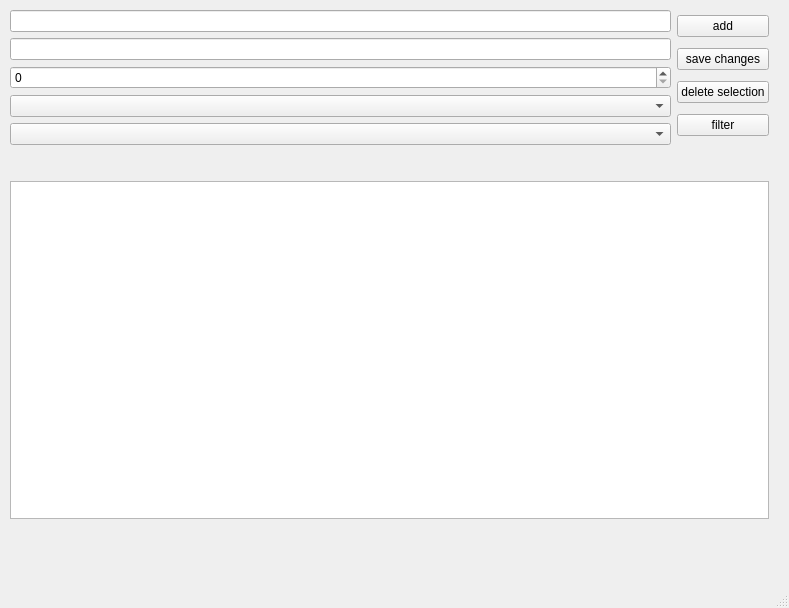
<?xml version="1.0" encoding="UTF-8"?>
<ui version="4.0">
 <class>MainWindow</class>
 <widget class="QMainWindow" name="MainWindow">
  <property name="geometry">
   <rect>
    <x>0</x>
    <y>0</y>
    <width>789</width>
    <height>608</height>
   </rect>
  </property>
  <property name="windowTitle">
   <string>MainWindow</string>
  </property>
  <widget class="QWidget" name="centralwidget">
   <widget class="QWidget" name="gridLayoutWidget">
    <property name="geometry">
     <rect>
      <x>10</x>
      <y>10</y>
      <width>759</width>
      <height>509</height>
     </rect>
    </property>
    <layout class="QGridLayout" name="gridLayout">
     <item row="0" column="1">
      <layout class="QVBoxLayout" name="vlbuttons">
       <item>
        <widget class="QPushButton" name="pbadd">
         <property name="text">
          <string>add</string>
         </property>
        </widget>
       </item>
       <item>
        <widget class="QPushButton" name="pbsave">
         <property name="text">
          <string>save changes</string>
         </property>
        </widget>
       </item>
       <item>
        <widget class="QPushButton" name="pbdelete">
         <property name="text">
          <string>delete selection</string>
         </property>
        </widget>
       </item>
       <item>
        <widget class="QPushButton" name="pbfilter">
         <property name="text">
          <string>filter</string>
         </property>
        </widget>
       </item>
      </layout>
     </item>
     <item row="1" column="0" colspan="2">
      <spacer name="verticalSpacer">
       <property name="orientation">
        <enum>Qt::Vertical</enum>
       </property>
       <property name="sizeType">
        <enum>QSizePolicy::Preferred</enum>
       </property>
       <property name="sizeHint" stdset="0">
        <size>
         <width>100</width>
         <height>30</height>
        </size>
       </property>
      </spacer>
     </item>
     <item row="0" column="0">
      <layout class="QVBoxLayout" name="vlquestions">
       <item>
        <widget class="QLineEdit" name="lequest"/>
       </item>
       <item>
        <widget class="QLineEdit" name="leanswer"/>
       </item>
       <item>
        <widget class="QSpinBox" name="sbprio"/>
       </item>
       <item>
        <widget class="QComboBox" name="cbhas_is"/>
       </item>
       <item>
        <widget class="QComboBox" name="cblang"/>
       </item>
      </layout>
     </item>
     <item row="2" column="0" colspan="2">
      <widget class="QTableWidget" name="tableWidget"/>
     </item>
    </layout>
   </widget>
  </widget>
  <widget class="QStatusBar" name="statusbar"/>
 </widget>
 <resources/>
 <connections/>
</ui>
